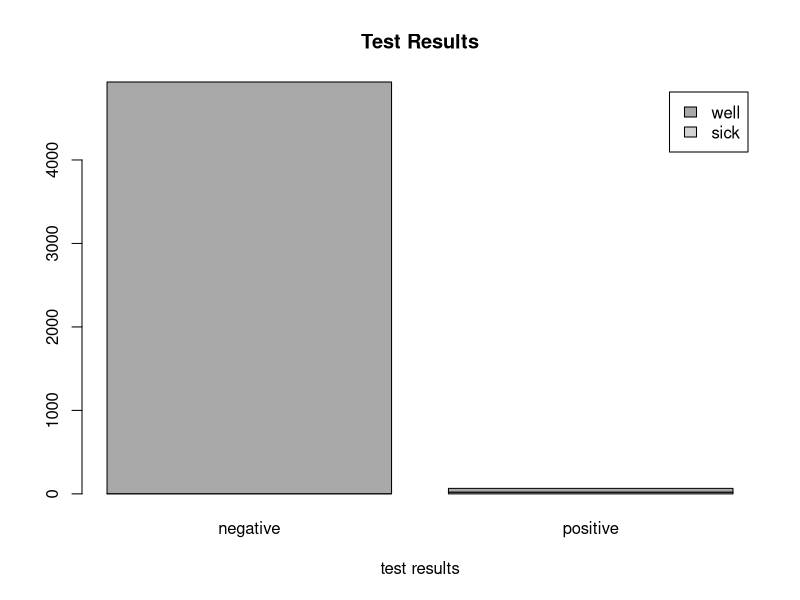
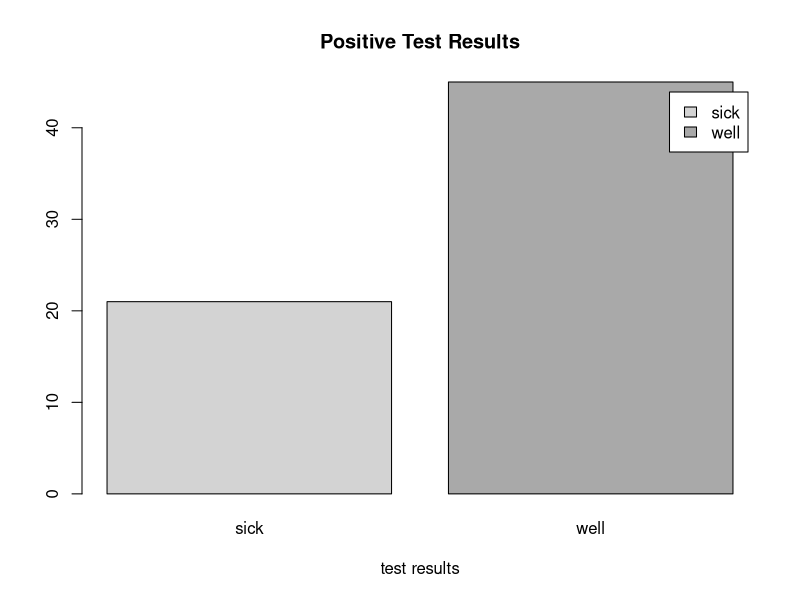

Generate these figures, in order, with R:
## ---- chunk 1
knitr::opts_chunk$set(echo = TRUE)
## ---- chunk 2
trial_limit <- 5000
trial <- 1:trial_limit
MedicalTest <- data.frame(trial)
## ---- chunk 3
MedicalTest$hasDisease <- (runif(trial_limit,0,1) <= 0.005)
MedicalTest$health[MedicalTest$hasDisease] <- "sick"
MedicalTest$health[!MedicalTest$hasDisease] <- "well"
## ---- chunk 4
t <- table(MedicalTest$hasDisease)
t <- round(prop.table(t) * 100, 2)
paste("disease free: ",t[1], "%", ", has disease: ",t[2], "%")
## ---- chunk 5
for (i in trial) {
  if (MedicalTest$hasDisease[i]) {
    MedicalTest$positive[i] <- (runif(1,0,1) <= 0.95)
  } else {
    MedicalTest$positive[i] <- (runif(1,0,1) <= 0.01)
  }
}
MedicalTest$results[MedicalTest$positive] <- "positive"
MedicalTest$results[!MedicalTest$positive] <- "negative"
## ---- chunk 6
t <- table(MedicalTest$health, MedicalTest$results)
barplot(t, main="Test Results",
  xlab="test results", col=c("light grey","dark grey"),
 	legend = rownames(t))
## ---- chunk 7
Positives <- subset(MedicalTest, MedicalTest$positive)
t <- table(Positives$health)
barplot(t, main="Positive Test Results",
  xlab="test results", col=c("light grey","dark grey"),	legend = rownames(t))
## ---- chunk 8
t <- table(Positives$hasDisease)
t <- round(prop.table(t) * 100, 2)
paste("disease free: ",t[1], "%", ", has disease: ",t[2], "%")
## ---- chunk 9
0.95*0.005 + 0.01*0.995
## ---- chunk 10
0.95*0.005
## ---- chunk 11
 0.00475/0.0147
